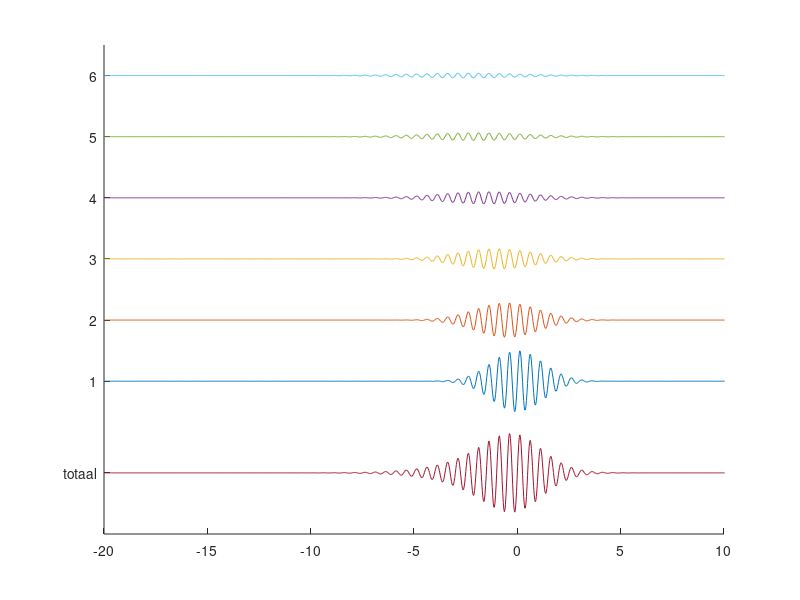

The MATLAB source for this figure: (Note: this script raises an error after producing the figure.)
freq = 2e6;
omega = 2*pi * freq;
reflectiecoeff = 0.7; %percentage verlies per trip
sigma = 1.25e-6; 	%'breedte' ongeveer 4 sigma. Stel breedte  =  10 pulsen 2MHz 
		% = > ongeveer 10*0.5e-6 / 4
dsigma = 0.3e-6; %increment in sigma per trip     "dispersie"
trips = 6; %aantal trips
factor = 1.5e-6 / trips;

tmin = -2e-5;
tmax = 2e-5;
tnum = 1500; % groot = nodig voor nauwkeurigheid
ts = linspace(tmin,tmax,tnum); %tijdstippen

clf;
hold on;

delay = -sigma * 0.4;
ys = zeros(1,tnum); %uitwijking
for n=0:(trips-1)
	s = sigma + n * dsigma;
	mu = delay * n; %"totale" delay
	pakket = factor * sin(omega*(ts+mu)) ... %or sin for boobies
		.* reflectiecoeff^n ...
		./ s .* exp(-(ts - mu).^2 ./ (2 * s^2));
	ys = ys + pakket;

	plot(1e6*ts,2.5*pakket + n + 1);

end

plot(1e6*ts,1.5*ys - 0.5);
axis([1e6*[-2e-5,1.0e-5],[-1.5,6.5]]);
set (gca, 'ytick',[-0.5,1,2,3,4,5,6]);
set (gca, 'yticklabel',{'totaal','1','2','3','4','5','6'});

naam='comboPakket';
xlab='delay ($\mu$s)';
ylab='';
ylabrule='0.3cm';
width='700';
height='700';
maakgraph(naam,xlab,ylab,ylabrule,width,height);












freq = 2e6;
omega = 2*pi * freq;
reflectiecoeff = 0.7; %percentage verlies per trip
sigma = 1.25e-6; 	%'breedte' ongeveer 4 sigma. Stel breedte  =  10 pulsen 2MHz 
		% = > ongeveer 10*0.5e-6 / 4
dsigma = 0.3e-6; %increment in sigma per trip     "dispersie"
trips = 20; %aantal trips
factor = 2e-6 / trips;


tmin = -2e-5;
tmax = 2e-5;
tnum = 1500; % groot = nodig voor nauwkeurigheid
ts = linspace(tmin,tmax,tnum); %tijdstippen

delaymin = -sigma * 0.50;
delaymax = +sigma * 0.50;
delaynum = 11;
delays = linspace(delaymin, delaymax, delaynum); %delays van 1 trip
amps = zeros(1,delaynum); %maximale amplituden van pakket ifv delay


clf;
hold on;

for di=1:delaynum
	delay = delays(di);
	ys = zeros(1,tnum); %uitwijking
	for n=0:(trips-1)
		s = sigma + n * dsigma;
		mu = delay * n; %"totale" delay
		pakket = factor * sin(omega*(ts+mu)) ... %or sin for boobies
			.* reflectiecoeff^n ...
			./ s .* exp(-(ts - mu).^2 ./ (2 * s^2));
		ys = ys + pakket;
	end

	plot(1e6*ts,2.5*ys + di - (delaynum+1)/2);

	amps(di) = max(abs(ys));
end

axis([-10,10,-5.5,5.5]);

set (gca, 'ytick',-5:5);
naam='delayinterferenties';
xlab='delay ($\mu$s)';
ylab='';
ylabrule='0.3cm';
width='700';
height='700';
maakgraph(naam,xlab,ylab,ylabrule,width,height);








freq = 2e6;
omega = 2*pi * freq;
reflectiecoeff = 0.7; %percentage verlies per trip
sigma = 1.25e-6; 	%'breedte' ongeveer 4 sigma. Stel breedte  =  10 pulsen 2MHz 
		% = > ongeveer 10*0.5e-6 / 4
dsigma = 0.3e-6; %increment in sigma per trip     "dispersie"
trips = 20; %aantal trips
factor = 2e-6 / trips;


tmin = -2e-5;
tmax = 2e-5;
tnum = 1500; % groot = nodig voor nauwkeurigheid
ts = linspace(tmin,tmax,tnum); %tijdstippen

delaymin = -sigma * 3.50;
delaymax = +sigma * 3.50;
delaynum = 901;
delays = linspace(delaymin, delaymax, delaynum); %delays van 1 trip
amps = zeros(1,delaynum); %maximale amplituden van pakket ifv delay


clf;
hold on;

for di=1:delaynum
	delay = delays(di);
	ys = zeros(1,tnum); %uitwijking
	for n=0:(trips-1)
		s = sigma + n * dsigma;
		mu = delay * n; %"totale" delay
		pakket = factor * sin(omega*(ts+mu)) ... %or sin for boobies
			.* reflectiecoeff^n ...
			./ s .* exp(-(ts - mu).^2 ./ (2 * s^2));
		ys = ys + pakket;
	end
	amps(di) = max(abs(ys));
end

plot(1e6*delays,amps/max(amps));

axis([-4,4,0.0,1]);

naam='delayamp';
xlab='$\Delta$delay/trip ($\mu$s)';
ylab='relatieve amplitude';
ylabrule='0.3cm';
width='700';
height='500';
maakgraph(naam,xlab,ylab,ylabrule,width,height);


hold off;
